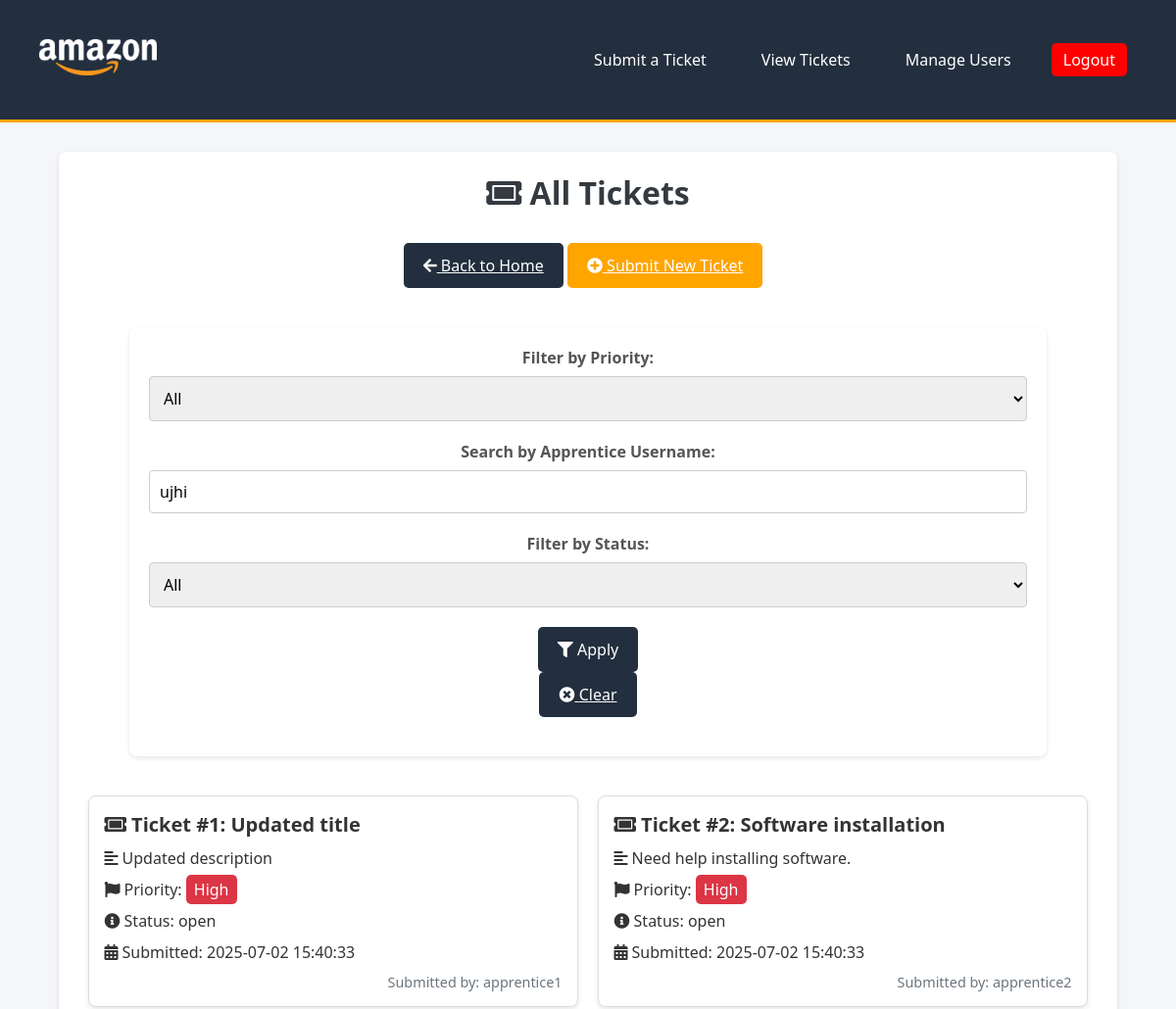
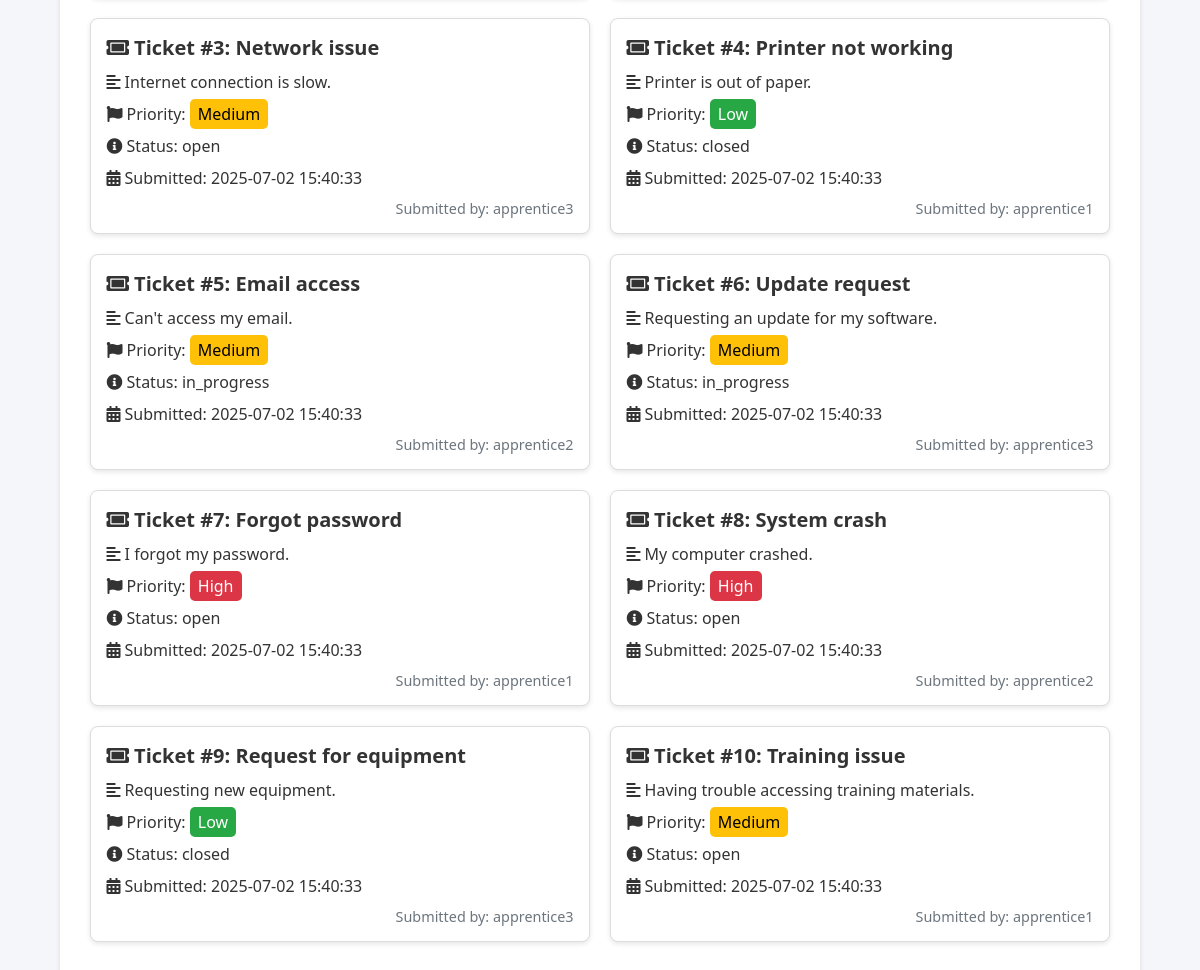
/tickets (signed in), run on the app's committed database (2 pictures, top to bottom).
### tables this page shows
CREATE TABLE tickets (
            id INTEGER PRIMARY KEY AUTOINCREMENT,
            user_id INTEGER NOT NULL,
            title TEXT NOT NULL,
            description TEXT NOT NULL,
            priority TEXT CHECK(priority IN ('High', 'Medium', 'Low')),
            status TEXT CHECK(status IN ('open', 'in_progress', 'closed')),
            created_at DATETIME DEFAULT CURRENT_TIMESTAMP,
            FOREIGN KEY (user_id) REFERENCES users(id)
        );

CREATE TABLE users (
            id INTEGER PRIMARY KEY AUTOINCREMENT,
            username TEXT UNIQUE NOT NULL,
            password TEXT NOT NULL,
            email TEXT,
            role TEXT NOT NULL CHECK(role IN ('apprentice', 'admin'))
        );

### main.py (the view, shortened to what this page needs)
@app.route('/tickets')
def tickets():
    if 'username' not in session:
        flash('You need to log in to view your tickets.', 'error')
        return redirect(url_for('login'))
    conn = get_db_connection()
    if session.get('role') == 'admin':
        query = '''
            SELECT tickets.*, users.username
            FROM tickets
            JOIN users ON tickets.user_id = users.id
            WHERE 1 = 1  -- Placeholder to simplify query building
        '''
        params = []
    status_filter = request.args.get('status')
    if status_filter:
        query += ' AND tickets.status = ?'
        params.append(status_filter)
    priority_filter = request.args.get('priority')
    if priority_filter:
        query += ' AND tickets.priority = ?'
        params.append(priority_filter)
    tickets = conn.execute(query, params).fetchall()
    conn.close()
    return render_template('tickets.html', tickets=tickets)

### main.py (called while the page is built)
def get_db_connection():
    conn = sqlite3.connect('helpdesk.db')
    conn.row_factory = sqlite3.Row  # This makes the rows behave like dictionaries
    return conn

### templates/tickets.html (shortened to what this page needs)
    <!DOCTYPE html>
    <html lang="en">
    <head>
        <link rel="stylesheet" href="{{ url_for('static', filename='styles.css') }}">
        <link rel="stylesheet" href="https://cdnjs.cloudflare.com/ajax/libs/font-awesome/5.15.1/css/all.min.css">
    </head>
    <body>
       <header class="header">
            <a href="{{ url_for('home') }}">
                <img src="{{ url_for('static', filename='logo.png') }}" alt="Helpdesk Logo">
            </a>
            <nav class="nav" id="navbar">
                <a href="/submit_ticket">Submit a Ticket</a>
                <a href="/tickets">View Tickets</a>
                {% if 'username' in session %}
                    {% if session['role'] == 'admin' %}
                        <a href="{{ url_for('admin_users') }}">Manage Users</a>
                    {% endif %}
                    <a href="/logout" class="btn btn-danger">Logout</a>
                {% else %}
                    <a href="/login" class="btn btn-warning">Login</a>
                {% endif %}
            </nav>
        </header>
        <div class="container">
            <h1><i class="fas fa-ticket-alt"></i> All Tickets</h1>
            <div class="text-center">
                <a href="{{ url_for('home') }}" class="btn btn-secondary">
                    <i class="fas fa-arrow-left"></i> Back to Home
                </a>
                <a href="{{ url_for('submit_ticket') }}" class="btn btn-success">
                    <i class="fas fa-plus-circle"></i> Submit New Ticket
                </a>
            </div>
    <div class="container d-flex justify-content-center">
    <div class="w-100" style="max-width: 1100px;">
        <form method="GET" action="/tickets" class="text-center">
            <div class="form-row justify-content-center">
                <div class="form-group col-12 col-md-4">
                    <label for="priority">Filter by Priority:</label>
                    <select id="priority" name="priority" class="form-control mx-auto">
                        <option value="">All</option>
                    </select>
                </div>
                <div class="form-group col-12 col-md-4">
                    <label for="apprentice_username">Search by Apprentice Username:</label>
                    <input type="text" id="apprentice_username" name="apprentice_username"
                           value="ujhi" placeholder="Search username..." class="form-control mx-auto">
                </div>
                <div class="form-group col-12 col-md-4">
                    <label for="status">Filter by Status:</label>
                    <select id="status" name="status" class="form-control mx-auto">
                        <option value="">All</option>
                    </select>
                </div>
            </div>
            <div class="form-row justify-content-center mt-3">
                <div class="col-6 col-md-3 mb-2">
                    <button type="submit" class="btn btn-primary btn-block">
                        <i class="fas fa-filter"></i> Apply
                    </button>
                </div>
                <div class="col-6 col-md-3">
                    <a href="/tickets" class="btn btn-secondary btn-block">
                        <i class="fas fa-times-circle"></i> Clear
                    </a>
                </div>
            </div>
        </form>
    </div>
</div>
            <div class="row">
                {% if tickets %}
                    {% for ticket in tickets %}
                       <div class="card" onclick="location.href='{{ url_for('view_ticket', ticket_id=ticket['id']) }}'" style="cursor: pointer;">
                        <div class="card-body">
                            <h5 class="card-title">
                                <i class="fas fa-ticket-alt"></i> Ticket #{{ ticket['id'] }}: {{ ticket['title'] }}
                            </h5>
                            <p class="card-text"><i class="fas fa-align-left"></i> {{ ticket['description'] }}</p>
                            <p class="card-text">
                                <i class="fas fa-flag"></i> Priority:
                                <span class="badge badge-{{ 'danger' if ticket['priority'] == 'High' else 'warning' if ticket['priority'] == 'Medium' else 'success' }}">
                                    {{ ticket['priority'] }}
                                </span>
                            </p>
                            <p class="card-text">
                                <i class="fas fa-info-circle"></i> Status: {{ ticket['status'] }}
                            </p>
                            <p class="card-text"><i class="fas fa-calendar-alt"></i> Submitted: {{ ticket['created_at'] }}</p>
                        </div>
                      {% if session['role'] != 'apprentice' %}
                        <div class="card-footer">
                            Submitted by: {{ ticket['username'] }}
                        </div>
                        {% endif %}
                    </div>
                    {% endfor %}
                {% else %}
                    <div class="alert alert-info text-center">
                        <i class="fas fa-info-circle"></i> No tickets found.
                    </div>
                {% endif %}
            </div>
        </div>
    </body>
    </html>

### static/styles.css (style rules this page uses)
* { margin: 0; padding: 0; box-sizing: border-box; font-family: 'Segoe UI', sans-serif; }
body { font-family: 'Helvetica Neue', Arial, sans-serif; background-color: #f4f6f9; color: #333; margin: 0; padding: 0; }
.header { background-color: #232f3e; padding: 40px; display: flex; justify-content: space-between; align-items: center; border-bottom: 3px solid #ffa500; }
.header img { max-width: 120px; }
.nav { display: flex; align-items: center; margin-left: auto; }
.nav a { color: white; text-decoration: none; padding: 10px 15px; margin: 0 10px; border-radius: 5px; transition: background-color 0.3s, box-shadow 0.3s; font-weight: 500; }
.container { width: 90%; max-width: 1200px; margin: 30px auto 40px auto; padding: 20px; background-color: white; border-radius: 8px; box-shadow: 0 2px 5px rgba(0,0,0,0.1); }
h1 { text-align: center; color: #343a40; margin-bottom: 20px; }
.form-group { margin-bottom: 20px; }
label { display: block; margin-bottom: 8px; font-weight: bold; color: #555; }
select, input[type="text"], textarea { width: 100%; padding: 10px; border: 1px solid #ccc; border-radius: 4px; font-size: 16px; box-sizing: border-box; }
.form-row { display: flex; justify-content: space-between; flex-wrap: wrap; gap: 10px; margin-bottom: 20px; }
.form-row .col-md-3 { flex-basis: 30%; min-width: 250px; }
div.form-row { display: flex; align-items: flex-end; }
.btn { display: inline-block; padding: 12px 20px; font-size: 16px; border-radius: 5px; color: white; background-color: #232f3e; border: none; cursor: pointer; margin: 10px 10px 10px 0; text-align: center; transition: background-color 0.3s ease; }
.btn-primary { background-color: #232f3e; margin: 0; }
.btn-secondary { background-color: #232f3e; margin: 0; }
.btn-success { background-color: #ffa500; }
.btn-danger, a.btn.btn-danger { background-color: red; }
button.btn.btn-primary { margin: 0; }
a.btn.btn-secondary { margin: 0; }
.text-center { text-align: center; }
.row { display: flex; flex-wrap: wrap; justify-content: space-around; }
.card { transition: box-shadow 0.3s ease; background-color: white; border: 1px solid #ddd; border-radius: 8px; padding: 15px; margin-bottom: 20px; flex-basis: 48%; box-shadow: 0 2px 5px rgba(0,0,0,0.1); display: flex; flex-direction: column; justify-content: space-between; }
.card-body { flex-grow: 1; }
.card-title { font-size: 1.25rem; font-weight: bold; margin-bottom: 10px; }
.card-text { margin-bottom: 10px; }
.badge { padding: 4px 8px; border-radius: 5px; color: white; }
.badge-danger { background-color: #dc3545; }
.badge-warning { background-color: #ffc107; color: black; }
.badge-success { background-color: #28a745; }
.card-footer { text-align: right; font-size: 0.9rem; color: #6c757d; }
div.row { margin-top: 20px; }
body { font-family: 'Segoe UI', sans-serif; }
.nav a { margin-left: 1rem; color: white; font-weight: 500; }
.nav a.btn { padding: 0.375rem 0.75rem; }

### templates/tickets.html (style rules this page uses)
div.form-row { display:block; align-items:center; }

### data on the page
tickets: id "1", title "Updated title", description "Updated description", priority "High", status "open", created_at "2025-07-02 15:40:33", username "apprentice1"
tickets: id "2", title "Software installation", description "Need help installing software.", priority "High", status "open", created_at "2025-07-02 15:40:33", username "apprentice2"
tickets: id "3", title "Network issue", description "Internet connection is slow.", priority "Medium", status "open", created_at "2025-07-02 15:40:33", username "apprentice3"
tickets: id "4", title "Printer not working", description "Printer is out of paper.", priority "Low", status "closed", created_at "2025-07-02 15:40:33", username "apprentice1"
tickets: id "5", title "Email access", description "Can't access my email.", priority "Medium", status "in_progress", created_at "2025-07-02 15:40:33", username "apprentice2"
tickets: id "6", title "Update request", description "Requesting an update for my software.", priority "Medium", status "in_progress", created_at "2025-07-02 15:40:33", username "apprentice3"
tickets: id "7", title "Forgot password", description "I forgot my password.", priority "High", status "open", created_at "2025-07-02 15:40:33", username "apprentice1"
tickets: id "8", title "System crash", description "My computer crashed.", priority "High", status "open", created_at "2025-07-02 15:40:33", username "apprentice2"
tickets: id "9", title "Request for equipment", description "Requesting new equipment.", priority "Low", status "closed", created_at "2025-07-02 15:40:33", username "apprentice3"
tickets: id "10", title "Training issue", description "Having trouble accessing training materials.", priority "Medium", status "open", created_at "2025-07-02 15:40:33", username "apprentice1"
